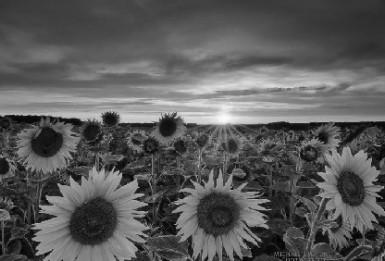
#> input picture images/gray.jpg, 385 x 261 px, found by its file name
$ python gammaTransformation.py
#> lines starting #> are read from the running program, lines starting #| are printed output that depends on the picture
import cv2
import numpy as np

# Open the image.
img = cv2.imread("gray.jpg")
#> img is the input picture: shape (261, 385, 3); min 0, max 252, mean 90.2

# Trying 3 gamma values.
for gamma in [3.0, 4.0, 5.0]:
    # Apply gamma correction.
    gamma_corrected = np.array(255 * (img / 255) ** gamma, dtype='uint8')

    # Save edited images.
    cv2.imshow('gamma_transformed' + str(gamma) + '.jpg', gamma_corrected) #photos appear one after another
    cv2.waitKey(0)
#> this loop made 3 passes
#> pass 1, `gamma_corrected = np.array(255 * (img / 255) ** gamma, dtype='uint8')`:
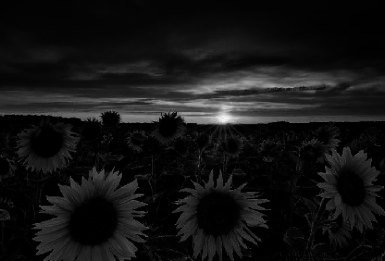
#> gamma_corrected: shape (261, 385, 3); min 0, max 246, mean 19.9
#> pass 2, `gamma_corrected = np.array(255 * (img / 255) ** gamma, dtype='uint8')`:
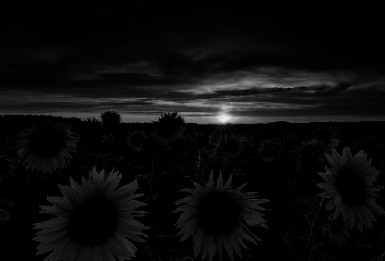
#> gamma_corrected: shape (261, 385, 3); min 0, max 243, mean 11.2
